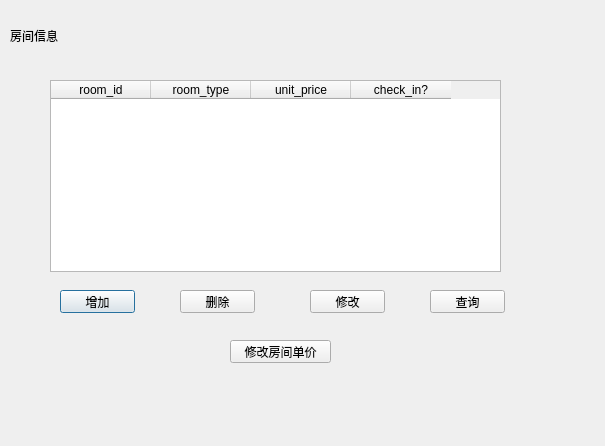
<?xml version="1.0" encoding="UTF-8"?>
<ui version="4.0">
 <class>userinfo</class>
 <widget class="QDialog" name="userinfo">
  <property name="geometry">
   <rect>
    <x>0</x>
    <y>0</y>
    <width>605</width>
    <height>446</height>
   </rect>
  </property>
  <property name="windowTitle">
   <string>Dialog</string>
  </property>
  <widget class="QLabel" name="label">
   <property name="geometry">
    <rect>
     <x>10</x>
     <y>20</y>
     <width>81</width>
     <height>31</height>
    </rect>
   </property>
   <property name="text">
    <string>房间信息</string>
   </property>
  </widget>
  <widget class="QTableWidget" name="tableWidget">
   <property name="geometry">
    <rect>
     <x>50</x>
     <y>80</y>
     <width>451</width>
     <height>192</height>
    </rect>
   </property>
   <column>
    <property name="text">
     <string>room_id</string>
    </property>
   </column>
   <column>
    <property name="text">
     <string>room_type</string>
    </property>
   </column>
   <column>
    <property name="text">
     <string>unit_price</string>
    </property>
   </column>
   <column>
    <property name="text">
     <string>check_in?</string>
    </property>
   </column>
  </widget>
  <widget class="QPushButton" name="addButton">
   <property name="geometry">
    <rect>
     <x>60</x>
     <y>290</y>
     <width>75</width>
     <height>23</height>
    </rect>
   </property>
   <property name="text">
    <string>增加</string>
   </property>
  </widget>
  <widget class="QPushButton" name="deleteButton_2">
   <property name="geometry">
    <rect>
     <x>180</x>
     <y>290</y>
     <width>75</width>
     <height>23</height>
    </rect>
   </property>
   <property name="text">
    <string>删除</string>
   </property>
   <property name="flat">
    <bool>false</bool>
   </property>
  </widget>
  <widget class="QPushButton" name="modifyButton_3">
   <property name="geometry">
    <rect>
     <x>310</x>
     <y>290</y>
     <width>75</width>
     <height>23</height>
    </rect>
   </property>
   <property name="text">
    <string>修改</string>
   </property>
  </widget>
  <widget class="QPushButton" name="queryButton">
   <property name="geometry">
    <rect>
     <x>430</x>
     <y>290</y>
     <width>75</width>
     <height>23</height>
    </rect>
   </property>
   <property name="text">
    <string>查询</string>
   </property>
  </widget>
  <widget class="QPushButton" name="rpriceButton">
   <property name="geometry">
    <rect>
     <x>230</x>
     <y>340</y>
     <width>101</width>
     <height>23</height>
    </rect>
   </property>
   <property name="text">
    <string>修改房间单价</string>
   </property>
  </widget>
 </widget>
 <resources/>
 <connections/>
</ui>
